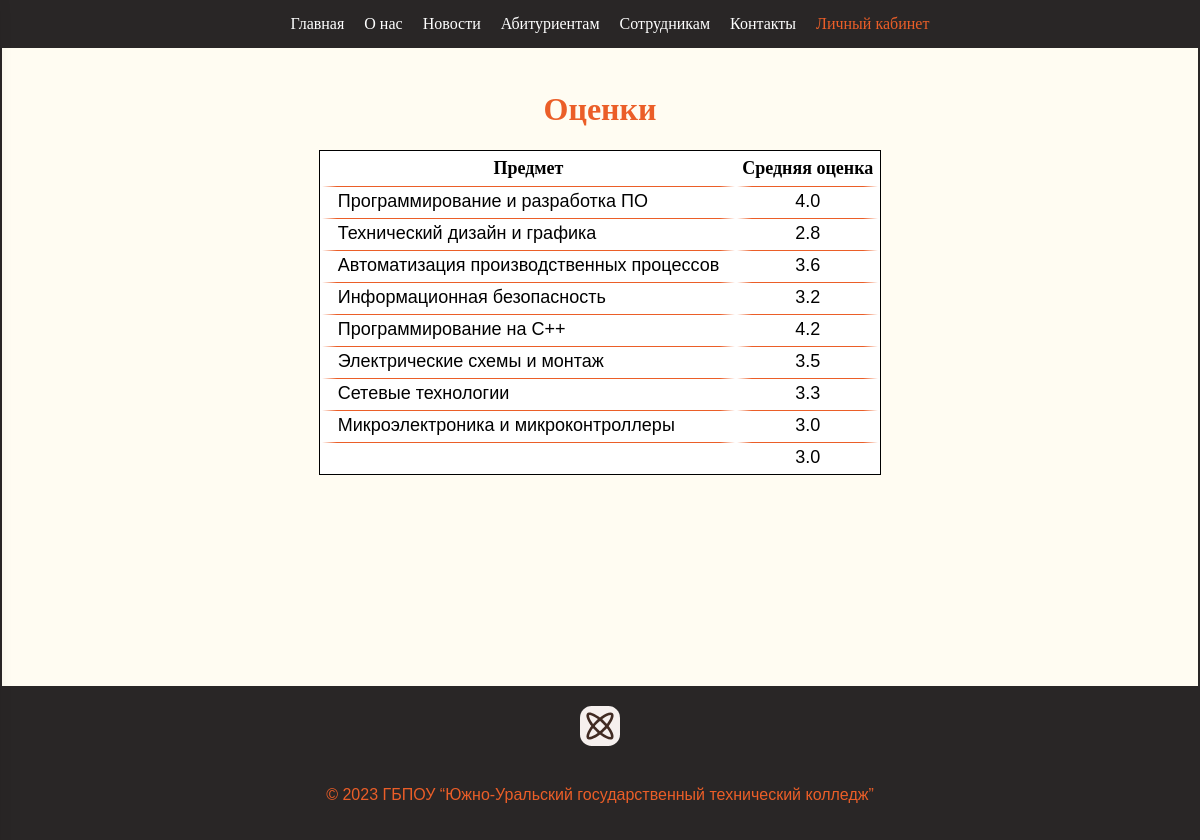
Page /php/rating.php (signed in) on the committed database.
### tables this page shows
CREATE TABLE `lessons` (
  `id_lesson` int NOT NULL,
  `name_lesson` varchar(60) NOT NULL
);

### php/rating.php (the view, shortened to what this page needs)
<?php include('server.php') ?>
<?php
  $login_user = $_SESSION['login_user'];
$resultLessons = mysqli_query($db, "SELECT
                                        l.id_lesson,
                                        l.name_lesson,
                                        IF(ROUND(AVG(r.rating), 1) = ROUND(AVG(r.rating), 0), ROUND(AVG(r.rating), 0), ROUND(AVG(r.rating), 1)) AS average_rating
                                    FROM
                                        lessons l
                                    JOIN
                                        rating r ON l.id_lesson = r.id_lesson
                                    WHERE
                                        r.id_user = (SELECT id_user FROM users WHERE login_user = '$login_user')
                                    GROUP BY
                                        l.id_lesson, l.name_lesson;
                                ");
$lessonsRating = array();
while ($rowLessons = mysqli_fetch_assoc($resultLessons)) {
    $lessonsRating[] = $rowLessons;
}
?>
<!DOCTYPE html>
<html lang="ru">
<head>
    <link rel="stylesheet" href="../css/rating.css">
    <link rel="stylesheet" href="../css/all.css">
</head>
<body>
    <header class="header">
        <div class="widthContainer">
            <nav class="menu">
                <ul>
                    <li class="li" ><a href="../index.php?page=home" >Главная</a></li>
                    <li class="li"><a href="../index.php?page=about">О нас</a></li>
                    <li class="li"><a href="../index.php?page=news">Новости</a></li>
                    <li class="submenu li">
                        <a href="#">Абитуриентам</a>
                    </li>
                    <li class="li"><a href="../index.php?page=work">Сотрудникам</a></li>
                    <li class="li"><a href="../index.php?page=work">Контакты</a></li>
                    <li class="submenu li">
                        <a href="../index.php?page=profile" class="act">Личный кабинет</a>
                    </li>
                </ul>
            </nav>
        </div>
    </header>
    <main class="main">
        <div class="paper">
            <h1>Оценки</h1>
            <table>
                <thead>
                    <tr>
                        <th>Предмет</th>
                        <th>Средняя оценка</th>
                    </tr>
                </thead>
                <tbody>
                    <?php foreach ($lessonsRating as $lesson): ?>
                        <tr>
                            <td class="t1">
                                <a href="../index.php?page=moreRating&id_lesson=<?=$lesson['id_lesson']?>" class="rating">
                                    <?php echo $lesson['name_lesson']; ?>
                                </a>
                            </td>
                            <td class="t2">
                                <a href="../index.php?page=moreRating&id_lesson=<?=$lesson['id_lesson']?>" class="rating">
                                    <?php echo $lesson['average_rating']; ?>
                                </a>
                            </td>
                        </tr>
                    <?php endforeach; ?>
                </tbody>
            </table>
        </div>
    </main>
    <footer class="footer">
        <div class="widthContainer">
            <div class="footer-logo">
                <img src="../imgs/logo.svg" alt="Логотип колледжа">
            </div>
            <p>&copy; 2023 ГБПОУ “Южно-Уральский государственный технический колледж”</p>
        </div>
    </footer>
</body>
</html>

### css/rating.css (style rules this page uses)
.main { max-width: 1200px; margin: 0 auto; padding-top: 70px; background-color: #FFFCF2; min-height:77vh; border-left: 2px solid #292626; border-right: 2px solid #292626; text-align: center; }
.main h1 { font-size: 32px; max-width:400px ; font-family: 'ARTstr'; color: #EB5E28; }
.paper { display: flex; flex-direction: column; align-items: center; }
tbody td { border: none; border-top:1px solid #EB5E28 ; line-height: 1.5; border-left: 15px solid white; border-right: 15px solid white; font-size: 18px; }
thead th { border: none; font-family: 'ART'; font-size: 18px; padding: 5px; }
table { border: 1px solid black; background-color: white; }
.t1 { text-align: start; }
.t2 { text-align: center; }
.rating { font-size: 18px; text-decoration: none; color: black; }

### css/all.css (style rules this page uses)
body { margin: 0; padding: 0; font-family: Arial, sans-serif; background-color: #FFFFFF; color: #000000; }
.widthContainer { max-width: 1200px; }
.header { background-color: #292626; position: fixed; width: 100%; z-index: 1; display: flex; justify-content: center; font-family: 'ART'; }
.menu ul { display: flex; list-style: none; margin: 0; }
.menu .li { margin-right: 20px; padding: 15px 0px; }
.menu a { text-decoration: none; color: #FFFFFF; }
.menu .submenu { position: relative; }
.menu .li .act { color: #EB5E28; }
.footer { background-color: #292626; color: #EB5E28; padding: 20px 0; text-align: center; display: flex; justify-content: center; }
.footer-logo img { width: 100%; height: auto; max-width: 40px; margin-bottom: 20px; }

### rows in the picture
lessons: name_lesson "Программирование и разработка ПО", average_rating "4.0"
lessons: name_lesson "Технический дизайн и графика", average_rating "2.8"
lessons: name_lesson "Автоматизация производственных процессов", average_rating "3.6"
lessons: name_lesson "Информационная безопасность", average_rating "3.2"
lessons: name_lesson "Программирование на C++", average_rating "4.2"
lessons: name_lesson "Электрические схемы и монтаж", average_rating "3.5"
lessons: name_lesson "Сетевые технологии", average_rating "3.3"
lessons: name_lesson "Микроэлектроника и микроконтроллеры", average_rating "3.0"
lessons: average_rating "3.0"
